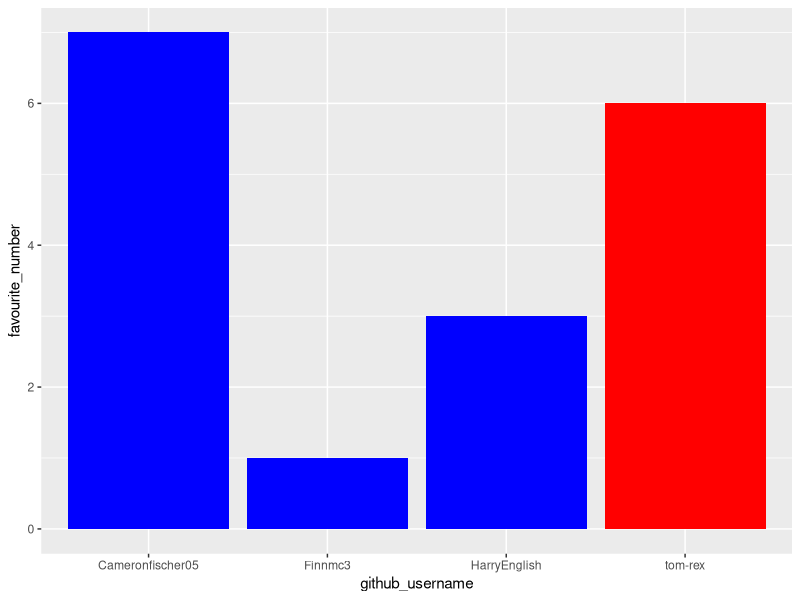
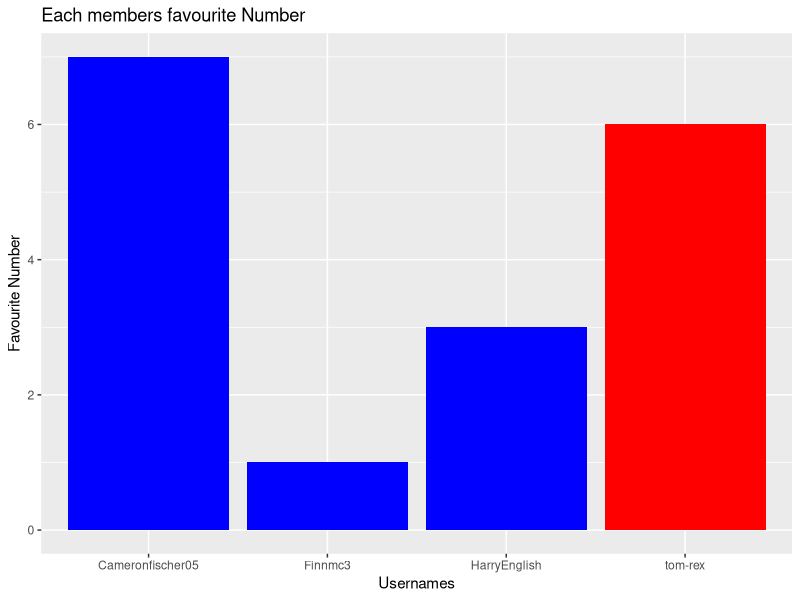
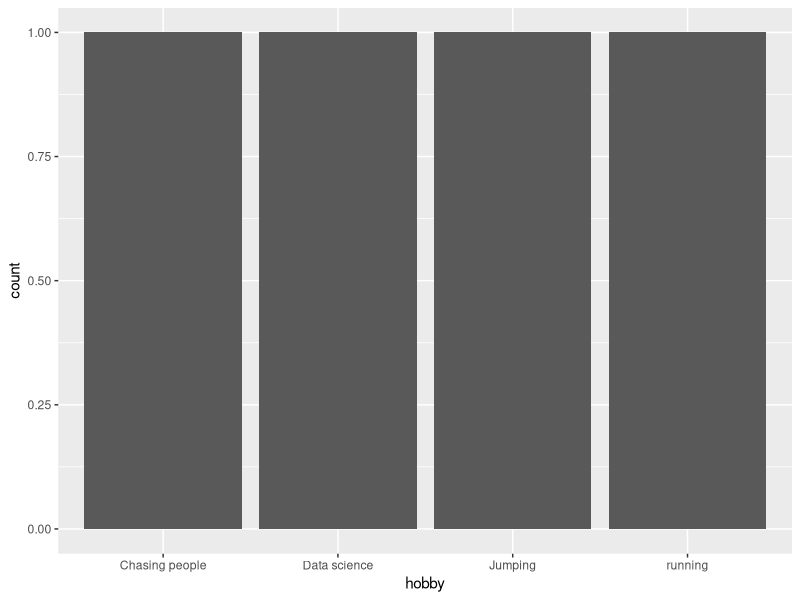

Recreate these plots in R, in order.
## ---- chunk 1
library(tidyverse) 
## ---- chunk 2
team_data <- tibble(
  name = c("Tom Cummings", "Fin Mclauchel", "Harry English", 
           "Finn Webb"),
  github_username = c("tom-rex", "Finnmc3", "HarryEnglish", 
                      "Cameronfischer05"), 
  colour = c("Red", "Blue", "Blue", 
             "Blue"),
  hobby = c("Data science", "Chasing people", "running", 
            "Jumping"),
  favourite_number = c(6, 1, 3, 7)
  )

team_data
## ---- chunk 3
p1 <- ggplot(data = team_data, 
             mapping = aes(x = github_username, 
                           y = favourite_number,
                           fill = colour), 
             ) +
   geom_col() +
   scale_fill_identity()
p1
## ---- chunk 4
p1 + labs(x = "Usernames", 
          y = "Favourite Number",
          title = "Each members favourite Number")
## ---- chunk 5
p2 <- ggplot(team_data, aes(x = hobby)) +
  geom_bar()
p2
